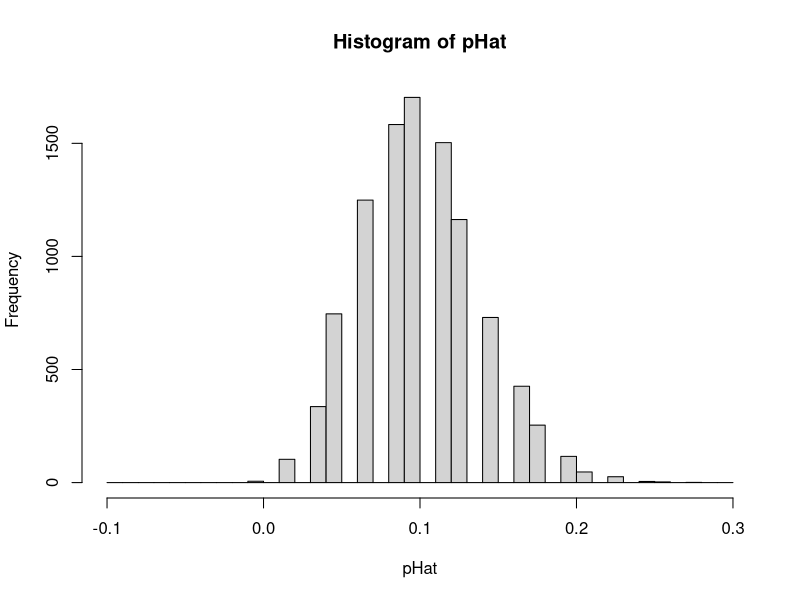

Reproduce this figure in R.


# CLT Example

rm(list = ls()) 
set.seed(7)

pHat <- rbinom(10^4, 62, 0.1)/62
hist(pHat, breaks=seq(-0.1,0.3,0.01))
sum(pHat<0.048)/10^4



# Delta
set.seed(7) 
x=rnorm(1000)*3+5
x2=x^2
var(x2)
sd(x2)


delta=2*5*9*2*5
delta
sqrt(delta)